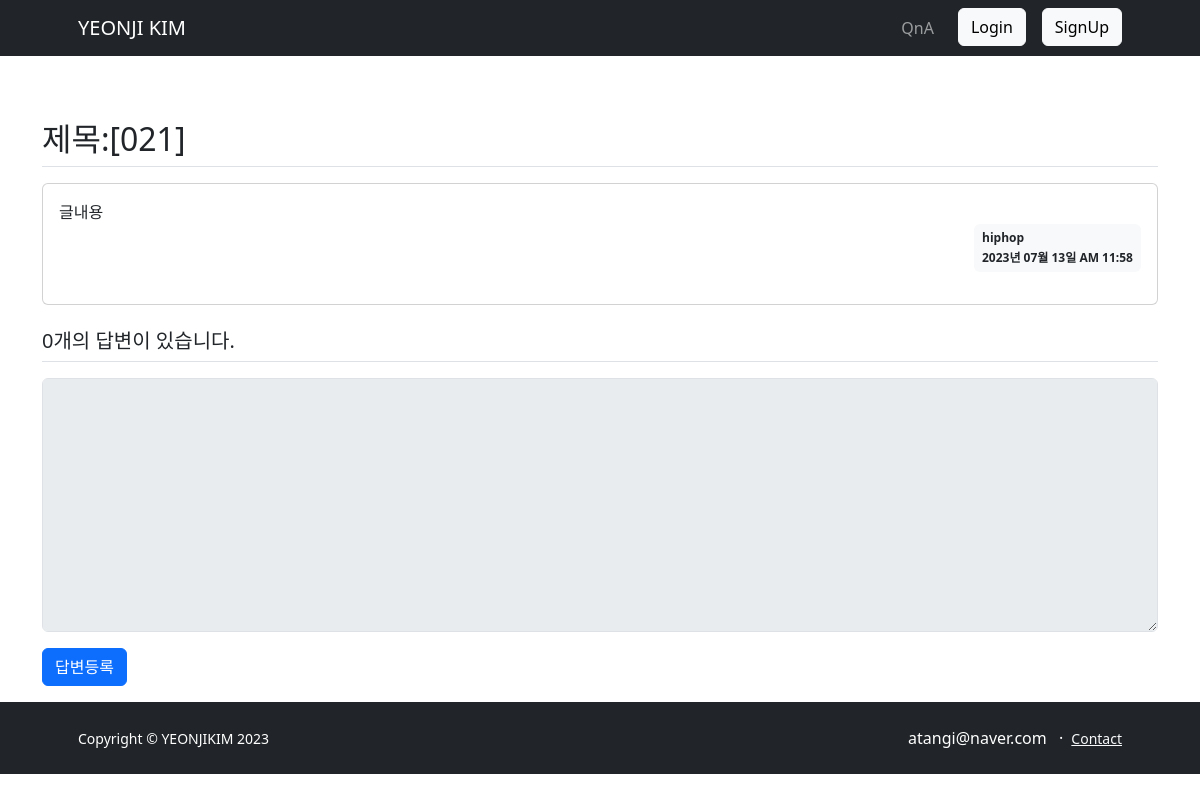
The page /question/detail/30/ on the database as committed earlier.
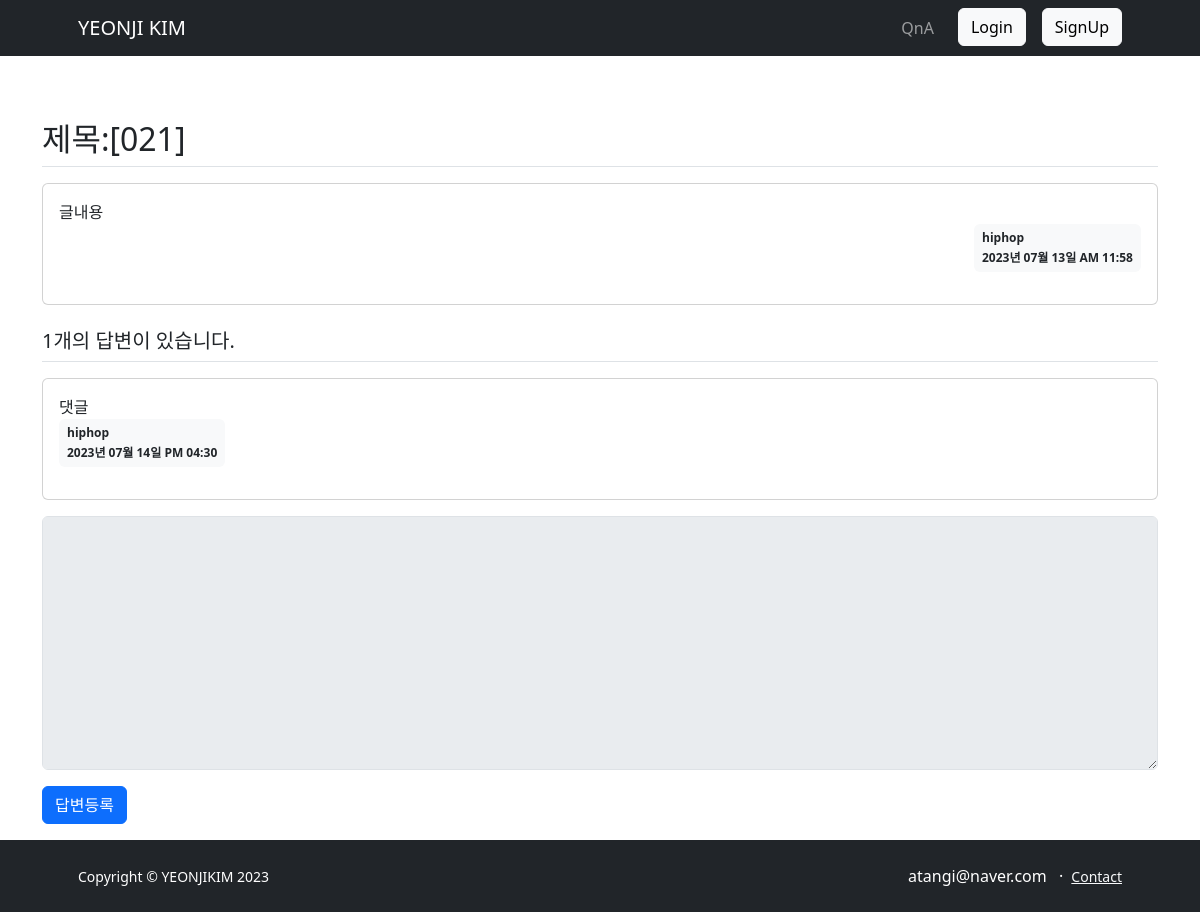
The same page on the database as committed later.
### app/models.py (models this page shows)
class Question(db.Model):
    id = db.Column(db.Integer, primary_key=True)
    subject = db.Column(db.String(200), nullable=False)
    content = db.Column(db.Text(), nullable=False)
    create_date = db.Column(db.DateTime(), nullable=False)
    user_id = db.Column(db.Integer, db.ForeignKey('user.id', ondelete="CASCADE"), nullable=False)
    user = db.relationship('User', backref=db.backref('question_set'))

class User(db.Model):
    id =db.Column(db.Integer, primary_key=True)
    username = db.Column(db.String(50), unique=True, nullable=False)
    password = db.Column(db.String(50), nullable=False)
    email = db.Column(db.String(100), unique=True, nullable=False)

class Answer(db.Model):
    id = db.Column(db.Integer, primary_key=True)
    content = db.Column(db.Text(), nullable=False)
    create_date = db.Column(db.DateTime(), nullable=False)
    question_id = db.Column(db.Integer, db.ForeignKey('question.id', ondelete='CASCADE'))
    question = db.relationship('Question', backref=db.backref('answer_set'))
    user_id = db.Column(db.Integer, db.ForeignKey('user.id', ondelete="CASCADE"), nullable=False)
    user = db.relationship('User', backref=db.backref('answer_set'))

### app/views/question_views.py (the view)
@question.route('/detail/<int:question_id>/')
def detail(question_id):
    form = AnswerForm()
    question = Question.query.get_or_404(question_id)
    return render_template('question/question_detail.html', question=question, form=form)

### app/forms.py
class AnswerForm(FlaskForm):
    content = TextAreaField('답변 내용', validators=[DataRequired()])

### app/filter.py (called while the page is built)
def format_datetime(value, fmt='%Y년 %m월 %d일 %p %I:%M'):
    return value.strftime(fmt)

### app/views/auth_views.py (called while the page is built)
@auth.before_app_request
def load_logged_in_user():
    user_id = session.get('user_id')
    if user_id is None:
        g.user = None
    else:
        g.user = User.query.get(user_id)

### app/templates/question/question_detail.html (shortened to what this page needs)
{% extends 'base.html' %}
{% block content %}
<div class="container my-3">
    <h2 class="border-bottom py-2">{{ question.subject }}</h2>
    <div class="card my-3">
        <div class="card-body">
            <div class="card-text" style="white-space: pre-line;">{{ question.content }}</div>
            <div class="d-flex justify-content-end">
            <div class="badge bg-light text-dark p-2 text-start">
                <div class="mb-2">{{ question.user.username }}</div>
                <div>{{ question.create_date|date_time }}</div>
            </div>
        </div>
        </div>
    </div>
    <h5 class="border-bottom my-3 py-2">{{ question.answer_set|length }}개의 답변이 있습니다.</h5>
    {% for answer in question.answer_set %}
    <div class="card my-3">
        <div class="card-body">
            <div class="card-text" style="white-space: pre-line;">{{ answer.content }}</div>
                <div class="badge bg-light text-dark p-2 text-start">
                    <div class="mb-2">{{ answer.user.username }}</div>
                    <div>{{ answer.create_date|date_time }}</div>
            </div>
        </div>
    </div>
    {% endfor %}
    <form action="{{ url_for('answer.create', question_id=question.id) }}" method="post" class="my-3">
        <div class="mb-3">
            <textarea {% if not g.user %}disabled{% endif %} name="content" id="content" class="form-control" rows="10"></textarea>
        </div>
        <input type="submit" value="답변등록" class="btn btn-primary">
    </form>
</div>
{% endblock %}

### app/templates/base.html (shortened to what this page needs)
<!DOCTYPE html>
<html lang="en">
<head>
    <link href="https://cdn.jsdelivr.net/npm/bootstrap@5.3.0/dist/css/bootstrap.min.css" rel="stylesheet">
</head>
<body>
<div id="header" class="py-5">
    {% include 'navbar.html' %}
</div>
{% block content %}{% endblock %}
<div id="footer" class="bg-dark py-4 mt-auto">
    <div class="container px-5">
        <div class="row align-items-center justify-content-between flex-column flex-sm-row">
            <div class="col-auto"><div class="small m-0 text-white">Copyright &copy; YEONJIKIM 2023</div></div>
            <div class="col-auto">
                <span class="text-white mx-1">atangi@naver.com</span>
                <span class="text-white mx-1">&middot;</span>
                <a class="link-light small" href="mailto:atangi@naver.com">Contact</a>
            </div>
        </div>
    </div>
</div>
</body>
</html>

### app/templates/navbar.html (shortened to what this page needs)
<nav class="navbar navbar-expand-lg navbar-dark bg-dark sticky-top">
    <div class="container px-5">
        <a class="navbar-brand" href=" {{ url_for('basic.index') }}">YEONJI KIM</a>
        <div class="collapse navbar-collapse" id="navbarSupportedContent">
            <ul class="navbar-nav ms-auto mb-2 mb-lg-0 grid gap-2 column-gap-3">
                <li class="nav-item"><a class="nav-link" href=" {{ url_for('question._list') }} ">QnA</a></li>
                {% if g.user %}
                <li class="nav-item"><a class="btn btn-light" href="{{ url_for('auth.logout')}}" role="button">Logout</a></li>
                {% else %}
                <li class="nav-item"><a class="btn btn-light" href="{{ url_for('auth.login')}}" role="button">Login</a></li>
                {% endif %}
                <li class="nav-item"><a class="btn btn-light" href="{{ url_for('auth.signup')}}" role="button">SignUp</a></li>
            </ul>
        </div>
    </div>
</nav>

### app/templates/base.html (style rules this page uses)
.navbar { overflow: hidden; background-color: #333; position: fixed; top: 0; width: 100%; }

Rows that differ between the two databases and show on the page:
added Answer: content "댓글", user.username "hiphop", create_date "2023년 07월 14일 PM 04:30"
Other text that changed with them:
{{ question.answer_set|length }}: "0" → "1"
